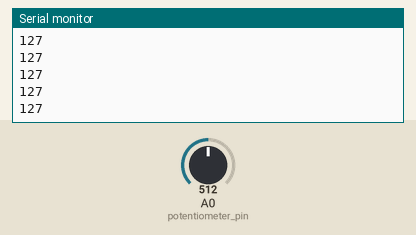
This sketch was run on a simulated Arduino Uno, built with avr-gcc and run on an emulated ATmega328P. Shown: the last lines printed to the serial monitor. The test bench sets the inputs (shaded band); at power-on: A0 (potentiometer_pin) = 512.

Above: at 1.2 s.
1.3 s: A0 (potentiometer_pin) set to 716
At 1.32 s:
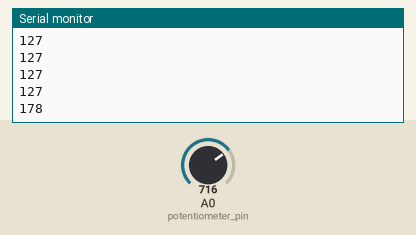
2.8 s: A0 (potentiometer_pin) set to 900
At 2.83 s:
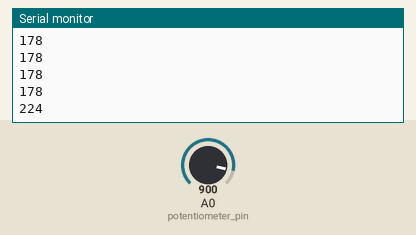
Timing chart, 0 to 5.8 s (numbered marks = the images above; inputs shaded):
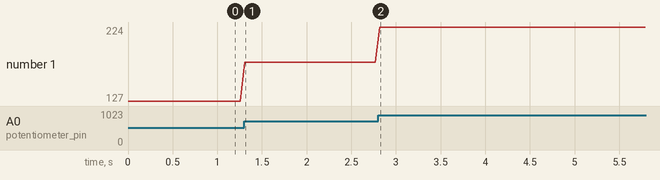

Measured:
- after the input at 1.3 s, the serial monitor: prints a new line at once (image 1)
- after the input at 2.8 s, the serial monitor: prints a new line at once (image 2)
- plotted number 1: 127 → 178 after the input at 1.3 s, 178 → 224 after the input at 2.8 s

The sketch:

potentiometer.ino
```cpp
    int potentiometer_pin = A0;
    int output;
    void setup()
    {
      Serial.begin(9600);
    }
    void loop()
    {
      output = analogRead(potentiometer_pin);
      int new_output = map(output, 0, 1023, 0, 255);
      Serial.println(new_output);
      delay(50);
    }
```
